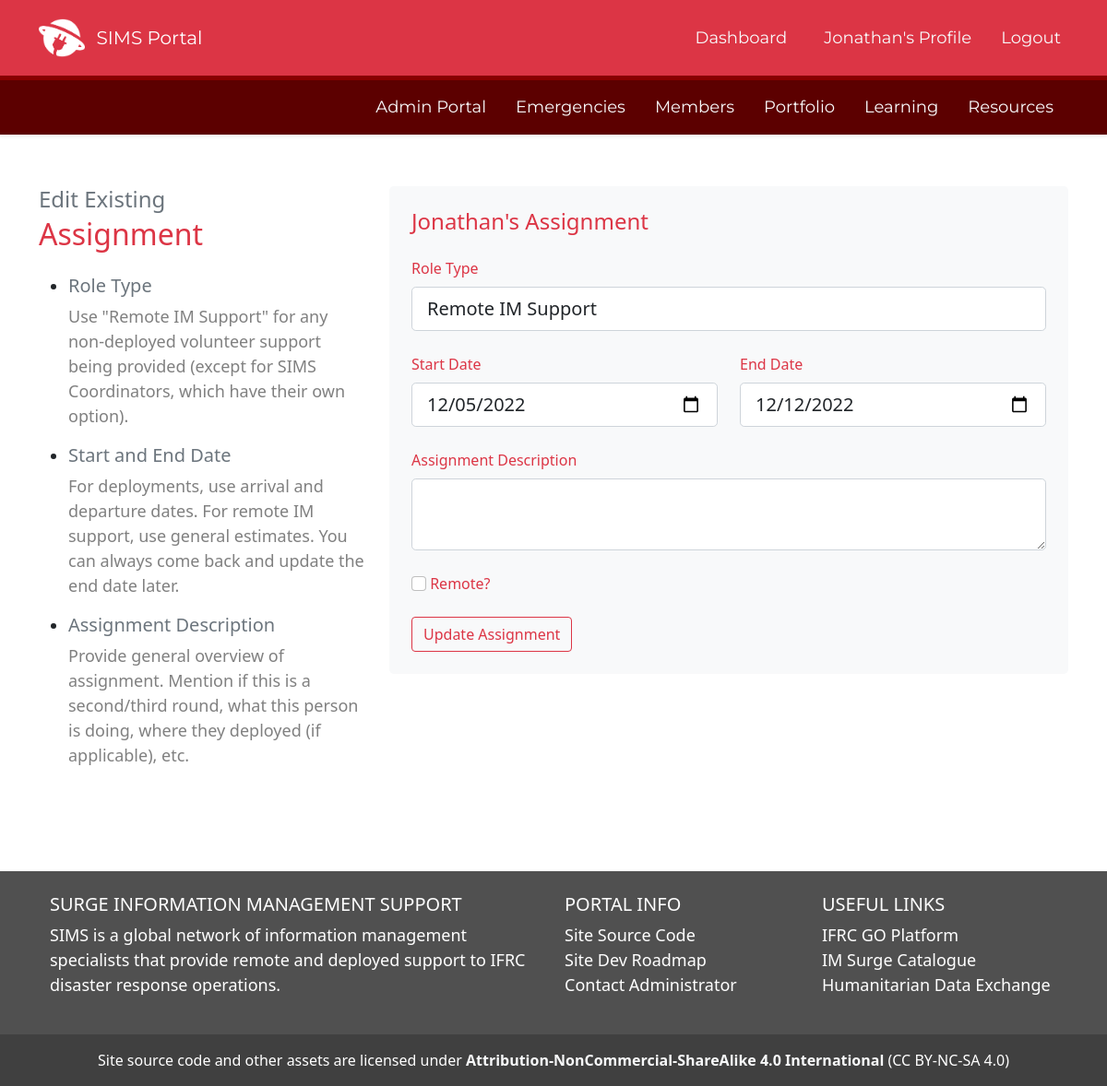
Page /assignment/edit/56 (signed in) on the earlier database version.
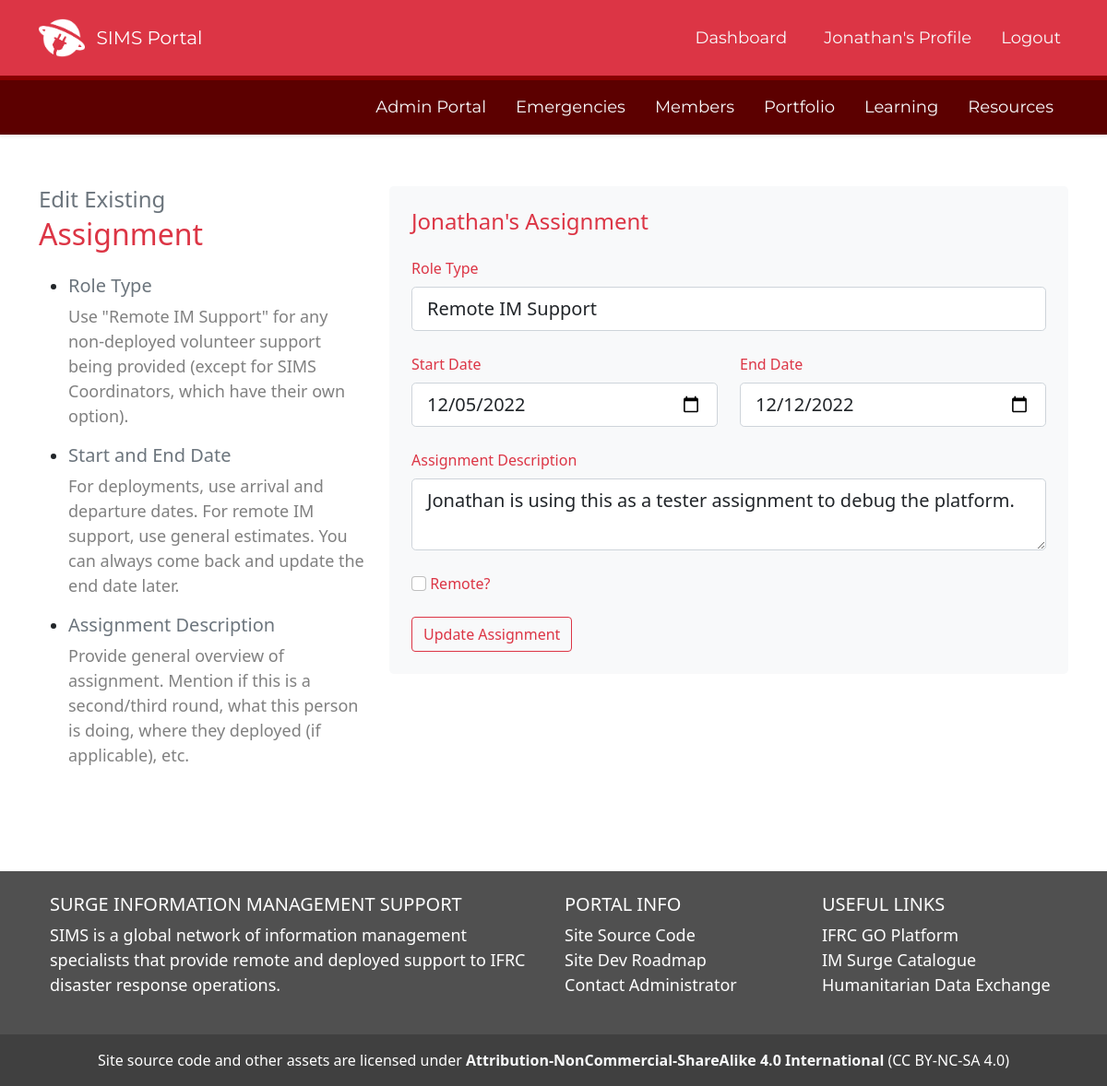
Same page on the later database version.
### SIMS_Portal/models.py (models this page shows, shortened)
class Assignment(db.Model):
	__tablename__ = 'assignment'
	id = db.Column(db.Integer, primary_key=True)
	role = db.Column(db.String(100))
	start_date = db.Column(db.Date, nullable=False, default=datetime.utcnow)
	end_date = db.Column(db.Date, nullable=False)
	remote = db.Column(db.Boolean)
	assignment_details = db.Column(db.String(1000))
	assignment_status = db.Column(db.String(100), default='Active')
	availability = db.Column(db.String)
	products = db.relationship('Portfolio', backref='assignment', lazy=True)
	learning = db.relationship('Learning', backref='assignment', uselist=False)
	user_id = db.Column(db.Integer, db.ForeignKey('user.id'))
	emergency_id = db.Column(db.Integer, db.ForeignKey('emergency.id'), default=0)
	created_at = db.Column(db.DateTime, server_default=func.now())
	updated_at = db.Column(db.DateTime, onupdate=func.now())

### SIMS_Portal/assignments/routes.py (the view, shortened to what this page needs)
@assignments.route('/assignment/edit/<int:id>', methods=['GET', 'POST'])
@login_required
def edit_assignment(id):
	assignment_info = db.session.query(Assignment, User, Emergency).join(User).join(Emergency).filter(Assignment.id == id).first()
	form = UpdateAssignmentForm(role=assignment_info.Assignment.role, start_date=assignment_info.Assignment.start_date, end_date=assignment_info.Assignment.end_date, assignment_details=assignment_info.Assignment.assignment_details)
	this_assignment = db.session.query(Assignment).filter(Assignment.id==id).first()
	return render_template('assignment_edit.html', form=form, assignment_info=assignment_info)

### SIMS_Portal/assignments/forms.py
class UpdateAssignmentForm(FlaskForm):
	user_id = QuerySelectField('SIMS Member', query_factory=lambda:User.query.filter_by(status='Active'), get_label='fullname', allow_blank=True)
	emergency_id = QuerySelectField('Emergency', query_factory=lambda:Emergency.query.all(), get_label='emergency_name', allow_blank=True)
	role = SelectField("Role Type", choices=['', 'SIMS Remote Coordinator', 'FACT/CAP Information Management', 'Information Management Coordinator', 'Information Analyst', 'Primary Data Collection Officer', 'Mapping and Visualization Officer', 'Remote IM Support'])
	start_date = DateTimeField('Start Date', format='%Y-%m-%d')
	end_date = DateTimeField('End Date', format='%Y-%m-%d')
	remote = BooleanField('Remote?')
	assignment_details = TextAreaField('Assignment Description')
	submit = SubmitField('Update Assignment')

### SIMS_Portal/models.py (called while the page is built)
@login_manager.user_loader
def load_user(user_id):
	return User.query.get(int(user_id))

### SIMS_Portal/templates/assignment_edit.html (shortened to what this page needs)
{% extends "layout.html" %}
{% block content %}
<div class="container">
	<div class="row my-5">
		<div class="col-md-4">
			<h4 class="text-secondary mb-1">Edit Existing</h4>
			<h2 class="text-danger mb-4">Assignment</h2>
			<ul class="timeline">
				<li>
					<h5 class="text-secondary">Role Type</h5>
					<p id="sidebar-guidance">Use "Remote IM Support" for any non-deployed volunteer support being provided (except for SIMS Coordinators, which have their own option).</p>
				</li>
				<li>
					<h5 class="text-secondary">Start and End Date</h5>
					<p id="sidebar-guidance">For deployments, use arrival and departure dates. For remote IM support, use general estimates. You can always come back and update the end date later.</p>
				</li>
				<li>
					<h5 class="text-secondary">Assignment Description</h5>
					<p id="sidebar-guidance">Provide general overview of assignment. Mention if this is a second/third round, what this person is doing, where they deployed (if applicable), etc.</p>
				</li>
			</ul>
		</div>
		<div class="col">
			<form action="" method="POST" class="mx-auto p-4 bg-light text-light rounded-3" novalidate>
				<div class="row">
					<h4 class="text-danger pb-3">{{assignment_info.User.firstname}}'s Assignment</h4>
					<div class="col">
						<div class="form-group pb-4">
							{{ form.role.label(class="form-control-label pb-2 text-danger") }}
							{% if form.role.errors %}
								{{ form.role(class="form-control form-control-lg is-invalid") }}
									<div class="invalid-feedback">
										{% for error in form.role.errors %}
											<span>{{ error }}</span>
										{% endfor %}
									</div>
							{% else %}
								{{ form.role(class="form-control form-control-lg") }}
							{% endif %}
						</div>
					</div>
				</div>
				<div class="row">
					<div class="col-md-6">
						<div class="form-group pb-4">
							{{ form.start_date.label(class="form-control-label pb-2 text-danger") }}
							{% if form.start_date.errors %}
								{{ form.start_date(class="form-control form-control-lg is-invalid") }}
									<div class="invalid-feedback">
										{% for error in form.start_date.errors %}
											<span>{{ error }}</span>
										{% endfor %}
									</div>
							{% else %}
								{{ form.start_date(class="form-control form-control-lg datepicker", type="date") }}
							{% endif %}
						</div>
					</div>
					<div class="col">
							{{ form.end_date.label(class="form-control-label pb-2 text-danger") }}
							{% if form.end_date.errors %}
								{{ form.end_date(class="form-control form-control-lg is-invalid") }}
									<div class="invalid-feedback">
										{% for error in form.end_date.errors %}
										<span>{{ error }}</span>
										{% endfor %}
										</div>
							{% else %}
								{{ form.end_date(class="form-control form-control-lg datepicker", type="date") }}
							{% endif %}
					</div>
				</div>
					<div class="row">
						<div class="col">
							<div class="form-group pb-4">
								{{ form.assignment_details.label(class="form-control-label pb-2 text-danger") }}
								{% if form.assignment_details.errors %}
									{{ form.assignment_details(class="form-control form-control-lg is-invalid") }}
										<div class="invalid-feedback">
											{% for error in form.assignment_details.errors %}
												<span>{{ error }}</span>
											{% endfor %}
										</div>
								{% else %}
									{{ form.assignment_details(class="form-control form-control-lg") }}
								{% endif %}
							</div>
						</div>
						<div class="row">
							<div class="col-md-6 mb-4">
								{{ form.remote(class="form-check-input") }}
								{{ form.remote.label(class="form-check-label text-danger") }}
							</div>
						</div>
						</div>
				{{ form.submit(class="btn btn-outline-danger") }}
			</form>
		</div>
	</div>
</div>
{% endblock content %}

Differences in the rows shown:
changed Assignment "Remote IM Support": assignment_details (not shown) → "Jonathan is using this as a tester assignment to debug the platform."
